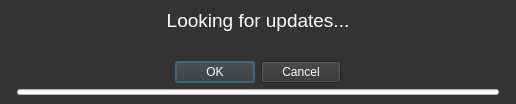
<?xml version="1.0" encoding="UTF-8"?>
<ui version="4.0">
 <class>ArcheBCUpdate</class>
 <widget class="QMainWindow" name="ArcheBCUpdate">
  <property name="geometry">
   <rect>
    <x>0</x>
    <y>0</y>
    <width>516</width>
    <height>104</height>
   </rect>
  </property>
  <property name="minimumSize">
   <size>
    <width>516</width>
    <height>104</height>
   </size>
  </property>
  <property name="maximumSize">
   <size>
    <width>516</width>
    <height>104</height>
   </size>
  </property>
  <property name="windowTitle">
   <string>ArcherBC Update</string>
  </property>
  <property name="styleSheet">
   <string notr="true">QWidget {
	background-color: rgb(51, 51, 51);
	color: white;
}
QTabBar::tab {
	height: 40px; width: 100px;
	background-color: rgb(76, 76, 76);
	color: rgb(255, 170, 0);
	border-top-left-radius: 10px;
	border-top-right-radius: 10px;
	border: 0px solid rgb(76, 76, 76);
}
QTabBar::tab:!selected {
	border: 1px solid rgb(76, 76, 76);
	background-color:rgb(28, 28, 28); 
	color: rgb(255, 255, 255);
}

QTabBar::tab:hover {
	border: 0px solid rgb(51, 51, 51);
}

QTabBar::tab:!hover {
	border: 1px solid rgb(51, 51, 51);
}

QTabWidget::pane { 
	border: 2px solid rgb(76, 76, 76); 
}
QScrollArea {
	border: 0; 
}

QProgressBar {
    background: white;
    color: black;
    margin-left: 8px;
    margin-right: 8px;
}

QProgressBar::chunk {
    background: rgb(50, 63, 57);
} 

QProgressBar::text::highlighted {
    color: white;
}



</string>
  </property>
  <widget class="QWidget" name="centralwidget">
   <layout class="QGridLayout" name="gridLayout">
    <item row="3" column="0">
     <widget class="QProgressBar" name="progressBar">
      <property name="maximumSize">
       <size>
        <width>16777215</width>
        <height>6</height>
       </size>
      </property>
      <property name="value">
       <number>0</number>
      </property>
      <property name="textVisible">
       <bool>false</bool>
      </property>
     </widget>
    </item>
    <item row="2" column="0">
     <widget class="QDialogButtonBox" name="buttonBox">
      <property name="standardButtons">
       <set>QDialogButtonBox::Cancel|QDialogButtonBox::Ok</set>
      </property>
      <property name="centerButtons">
       <bool>true</bool>
      </property>
     </widget>
    </item>
    <item row="0" column="0">
     <widget class="QLabel" name="label">
      <property name="sizePolicy">
       <sizepolicy hsizetype="Expanding" vsizetype="Preferred">
        <horstretch>0</horstretch>
        <verstretch>0</verstretch>
       </sizepolicy>
      </property>
      <property name="font">
       <font>
        <pointsize>14</pointsize>
       </font>
      </property>
      <property name="text">
       <string>Looking for updates...</string>
      </property>
      <property name="alignment">
       <set>Qt::AlignCenter</set>
      </property>
     </widget>
    </item>
    <item row="1" column="0">
     <spacer name="verticalSpacer">
      <property name="orientation">
       <enum>Qt::Vertical</enum>
      </property>
      <property name="sizeHint" stdset="0">
       <size>
        <width>20</width>
        <height>40</height>
       </size>
      </property>
     </spacer>
    </item>
   </layout>
  </widget>
 </widget>
 <resources/>
 <connections/>
</ui>
